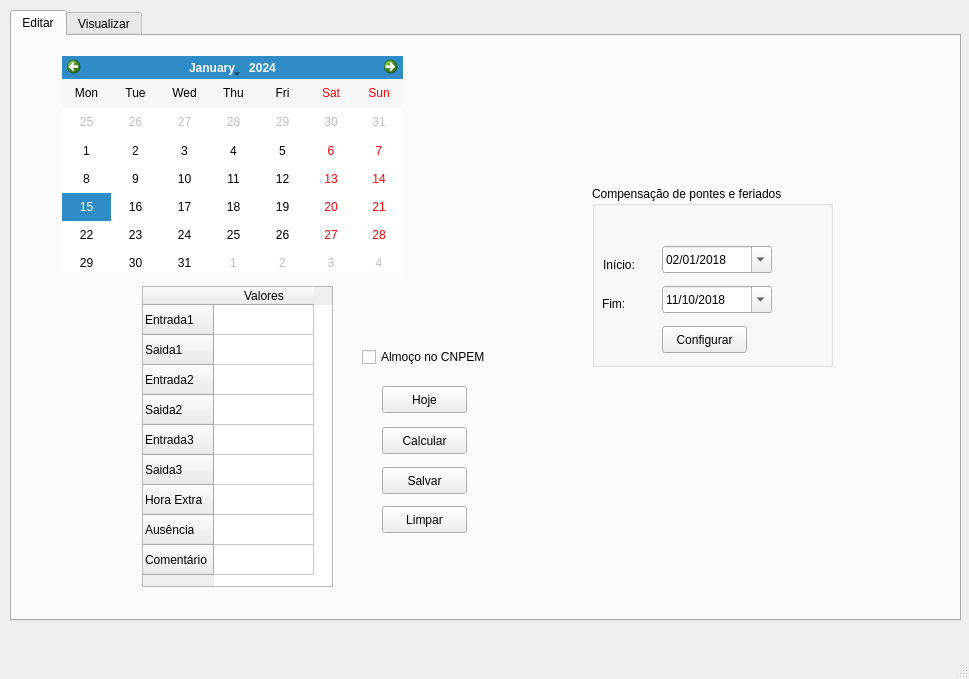
<?xml version="1.0" encoding="UTF-8"?>
<ui version="4.0">
 <class>Horarios</class>
 <widget class="QMainWindow" name="Horarios">
  <property name="geometry">
   <rect>
    <x>0</x>
    <y>0</y>
    <width>969</width>
    <height>679</height>
   </rect>
  </property>
  <property name="windowTitle">
   <string>Horários</string>
  </property>
  <widget class="QWidget" name="centralwidget">
   <widget class="QTabWidget" name="tabWidget">
    <property name="geometry">
     <rect>
      <x>10</x>
      <y>10</y>
      <width>951</width>
      <height>611</height>
     </rect>
    </property>
    <property name="currentIndex">
     <number>0</number>
    </property>
    <widget class="QWidget" name="Editar">
     <attribute name="title">
      <string>Editar</string>
     </attribute>
     <widget class="QTableWidget" name="tableWidget">
      <property name="geometry">
       <rect>
        <x>130</x>
        <y>250</y>
        <width>191</width>
        <height>301</height>
       </rect>
      </property>
      <property name="rowCount">
       <number>9</number>
      </property>
      <property name="columnCount">
       <number>1</number>
      </property>
      <row>
       <property name="text">
        <string>Entrada1</string>
       </property>
      </row>
      <row>
       <property name="text">
        <string>Saida1</string>
       </property>
      </row>
      <row>
       <property name="text">
        <string>Entrada2</string>
       </property>
      </row>
      <row>
       <property name="text">
        <string>Saida2</string>
       </property>
      </row>
      <row>
       <property name="text">
        <string>Entrada3</string>
       </property>
      </row>
      <row>
       <property name="text">
        <string>Saida3</string>
       </property>
      </row>
      <row>
       <property name="text">
        <string>Hora Extra</string>
       </property>
      </row>
      <row>
       <property name="text">
        <string>Ausência</string>
       </property>
      </row>
      <row>
       <property name="text">
        <string>Comentário</string>
       </property>
      </row>
      <column>
       <property name="text">
        <string>Valores</string>
       </property>
      </column>
     </widget>
     <widget class="QCalendarWidget" name="calendarWidget">
      <property name="geometry">
       <rect>
        <x>50</x>
        <y>20</y>
        <width>341</width>
        <height>221</height>
       </rect>
      </property>
      <property name="verticalHeaderFormat">
       <enum>QCalendarWidget::NoVerticalHeader</enum>
      </property>
     </widget>
     <widget class="QCheckBox" name="checkBox">
      <property name="geometry">
       <rect>
        <x>350</x>
        <y>310</y>
        <width>141</width>
        <height>22</height>
       </rect>
      </property>
      <property name="text">
       <string>Almoço no CNPEM</string>
      </property>
     </widget>
     <widget class="QPushButton" name="pb_save">
      <property name="geometry">
       <rect>
        <x>370</x>
        <y>431</y>
        <width>85</width>
        <height>27</height>
       </rect>
      </property>
      <property name="text">
       <string>Salvar</string>
      </property>
     </widget>
     <widget class="QGroupBox" name="groupBox">
      <property name="geometry">
       <rect>
        <x>580</x>
        <y>150</y>
        <width>241</width>
        <height>181</height>
       </rect>
      </property>
      <property name="title">
       <string>Compensação de pontes e feriados</string>
      </property>
      <widget class="QLabel" name="label_5">
       <property name="geometry">
        <rect>
         <x>10</x>
         <y>109</y>
         <width>31</width>
         <height>17</height>
        </rect>
       </property>
       <property name="text">
        <string>Fim:</string>
       </property>
      </widget>
      <widget class="QLabel" name="label_4">
       <property name="geometry">
        <rect>
         <x>11</x>
         <y>70</y>
         <width>41</width>
         <height>17</height>
        </rect>
       </property>
       <property name="text">
        <string>Início:</string>
       </property>
      </widget>
      <widget class="QDateEdit" name="de_begin">
       <property name="geometry">
        <rect>
         <x>70</x>
         <y>60</y>
         <width>110</width>
         <height>27</height>
        </rect>
       </property>
       <property name="displayFormat">
        <string>dd/MM/yyyy</string>
       </property>
       <property name="calendarPopup">
        <bool>true</bool>
       </property>
       <property name="date">
        <date>
         <year>2018</year>
         <month>1</month>
         <day>2</day>
        </date>
       </property>
      </widget>
      <widget class="QDateEdit" name="de_end">
       <property name="geometry">
        <rect>
         <x>70</x>
         <y>100</y>
         <width>110</width>
         <height>27</height>
        </rect>
       </property>
       <property name="displayFormat">
        <string>dd/MM/yyyy</string>
       </property>
       <property name="calendarPopup">
        <bool>true</bool>
       </property>
       <property name="date">
        <date>
         <year>2018</year>
         <month>10</month>
         <day>11</day>
        </date>
       </property>
      </widget>
      <widget class="QPushButton" name="pb_configure">
       <property name="geometry">
        <rect>
         <x>70</x>
         <y>140</y>
         <width>85</width>
         <height>27</height>
        </rect>
       </property>
       <property name="text">
        <string>Configurar</string>
       </property>
      </widget>
     </widget>
     <widget class="QPushButton" name="pb_calculate">
      <property name="geometry">
       <rect>
        <x>370</x>
        <y>391</y>
        <width>85</width>
        <height>27</height>
       </rect>
      </property>
      <property name="text">
       <string>Calcular</string>
      </property>
     </widget>
     <widget class="QPushButton" name="pb_update">
      <property name="geometry">
       <rect>
        <x>370</x>
        <y>350</y>
        <width>85</width>
        <height>27</height>
       </rect>
      </property>
      <property name="text">
       <string>Hoje</string>
      </property>
     </widget>
     <widget class="QPushButton" name="pb_clear">
      <property name="geometry">
       <rect>
        <x>370</x>
        <y>470</y>
        <width>85</width>
        <height>27</height>
       </rect>
      </property>
      <property name="text">
       <string>Limpar</string>
      </property>
     </widget>
    </widget>
    <widget class="QWidget" name="tab_2">
     <attribute name="title">
      <string>Visualizar</string>
     </attribute>
     <widget class="QTableWidget" name="tableWidget_2">
      <property name="enabled">
       <bool>true</bool>
      </property>
      <property name="geometry">
       <rect>
        <x>10</x>
        <y>70</y>
        <width>921</width>
        <height>361</height>
       </rect>
      </property>
      <property name="sizeAdjustPolicy">
       <enum>QAbstractScrollArea::AdjustToContents</enum>
      </property>
      <property name="alternatingRowColors">
       <bool>true</bool>
      </property>
      <column>
       <property name="text">
        <string>Entrada1</string>
       </property>
      </column>
      <column>
       <property name="text">
        <string>Saida1</string>
       </property>
      </column>
      <column>
       <property name="text">
        <string>Entrada2</string>
       </property>
      </column>
      <column>
       <property name="text">
        <string>Saida2</string>
       </property>
      </column>
      <column>
       <property name="text">
        <string>Entrada3</string>
       </property>
      </column>
      <column>
       <property name="text">
        <string>Saida3</string>
       </property>
      </column>
      <column>
       <property name="text">
        <string>Hora Extra</string>
       </property>
      </column>
      <column>
       <property name="text">
        <string>Ausência</string>
       </property>
      </column>
      <column>
       <property name="text">
        <string>Comentário</string>
       </property>
      </column>
      <column>
       <property name="text">
        <string>Almoço</string>
       </property>
      </column>
      <column>
       <property name="text">
        <string>Compensação</string>
       </property>
      </column>
     </widget>
     <widget class="QLabel" name="label">
      <property name="geometry">
       <rect>
        <x>40</x>
        <y>25</y>
        <width>54</width>
        <height>17</height>
       </rect>
      </property>
      <property name="text">
       <string>De:</string>
      </property>
     </widget>
     <widget class="QLabel" name="label_2">
      <property name="geometry">
       <rect>
        <x>230</x>
        <y>24</y>
        <width>54</width>
        <height>17</height>
       </rect>
      </property>
      <property name="text">
       <string>Até:</string>
      </property>
     </widget>
     <widget class="QDateEdit" name="de_from">
      <property name="geometry">
       <rect>
        <x>80</x>
        <y>20</y>
        <width>110</width>
        <height>27</height>
       </rect>
      </property>
      <property name="displayFormat">
       <string>dd/MM/yyyy</string>
      </property>
      <property name="calendarPopup">
       <bool>true</bool>
      </property>
      <property name="date">
       <date>
        <year>2018</year>
        <month>3</month>
        <day>15</day>
       </date>
      </property>
     </widget>
     <widget class="QDateEdit" name="de_to">
      <property name="geometry">
       <rect>
        <x>270</x>
        <y>20</y>
        <width>110</width>
        <height>27</height>
       </rect>
      </property>
      <property name="displayFormat">
       <string>dd/MM/yyyy</string>
      </property>
      <property name="calendarPopup">
       <bool>true</bool>
      </property>
      <property name="date">
       <date>
        <year>2018</year>
        <month>3</month>
        <day>15</day>
       </date>
      </property>
     </widget>
     <widget class="QLabel" name="label_3">
      <property name="geometry">
       <rect>
        <x>500</x>
        <y>474</y>
        <width>91</width>
        <height>17</height>
       </rect>
      </property>
      <property name="text">
       <string>Horas Positivas:</string>
      </property>
     </widget>
     <widget class="QLabel" name="label_6">
      <property name="geometry">
       <rect>
        <x>493</x>
        <y>519</y>
        <width>101</width>
        <height>17</height>
       </rect>
      </property>
      <property name="text">
       <string>Horas Negativas:</string>
      </property>
     </widget>
     <widget class="QLineEdit" name="le_positive">
      <property name="geometry">
       <rect>
        <x>600</x>
        <y>470</y>
        <width>113</width>
        <height>27</height>
       </rect>
      </property>
     </widget>
     <widget class="QLineEdit" name="le_negative">
      <property name="geometry">
       <rect>
        <x>600</x>
        <y>514</y>
        <width>113</width>
        <height>27</height>
       </rect>
      </property>
     </widget>
     <widget class="QLabel" name="label_7">
      <property name="geometry">
       <rect>
        <x>123</x>
        <y>474</y>
        <width>101</width>
        <height>17</height>
       </rect>
      </property>
      <property name="text">
       <string>Hora Extra Total:</string>
      </property>
     </widget>
     <widget class="QLabel" name="label_8">
      <property name="geometry">
       <rect>
        <x>133</x>
        <y>520</y>
        <width>91</width>
        <height>17</height>
       </rect>
      </property>
      <property name="text">
       <string>Ausência Total:</string>
      </property>
     </widget>
     <widget class="QLineEdit" name="le_he">
      <property name="geometry">
       <rect>
        <x>223</x>
        <y>470</y>
        <width>113</width>
        <height>27</height>
       </rect>
      </property>
     </widget>
     <widget class="QLineEdit" name="le_absent">
      <property name="geometry">
       <rect>
        <x>223</x>
        <y>514</y>
        <width>113</width>
        <height>27</height>
       </rect>
      </property>
     </widget>
     <widget class="QPushButton" name="pb_load">
      <property name="geometry">
       <rect>
        <x>420</x>
        <y>20</y>
        <width>85</width>
        <height>27</height>
       </rect>
      </property>
      <property name="text">
       <string>Carregar</string>
      </property>
     </widget>
    </widget>
   </widget>
  </widget>
  <widget class="QMenuBar" name="menubar">
   <property name="geometry">
    <rect>
     <x>0</x>
     <y>0</y>
     <width>969</width>
     <height>27</height>
    </rect>
   </property>
  </widget>
  <widget class="QStatusBar" name="statusbar"/>
 </widget>
 <resources/>
 <connections/>
</ui>
